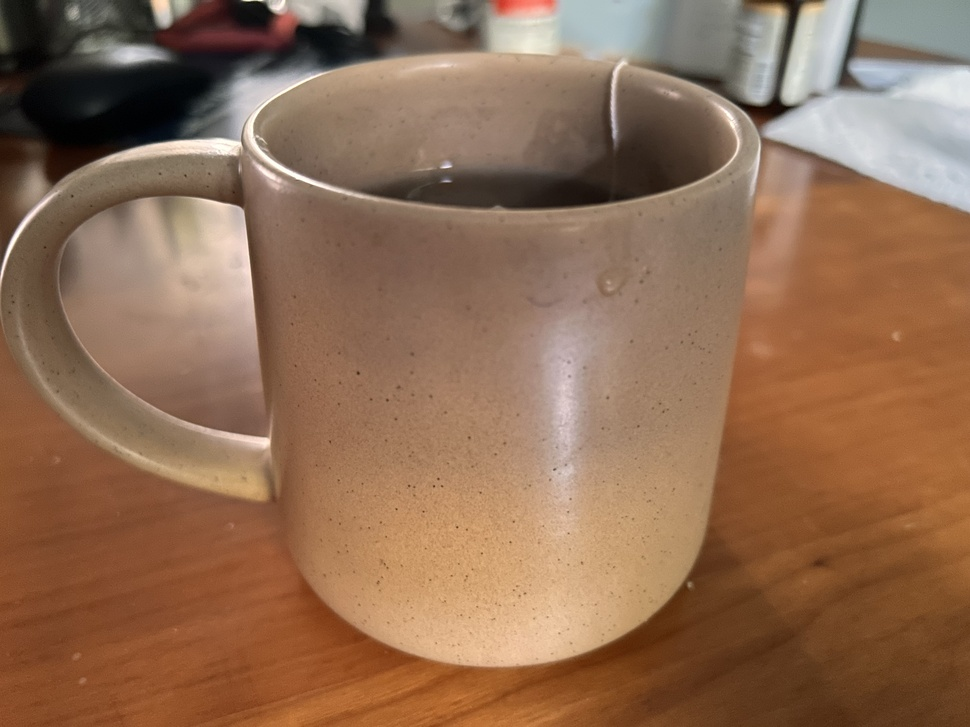
#> input picture backend/images/3/IMG_3704.jpg, 970 x 727 px, shrunk from 4032 x 3024 before the run
$ python compute_image_embeddings_simple.py
#> lines starting #> are read from the running program, lines starting #| are printed output that depends on the picture
import os
import json
import numpy as np
import cv2

# Path to images directory
IMAGES_ROOT = os.path.join(os.path.dirname(__file__), "images")

# Output files
EMBEDDINGS_FILE = os.path.join(os.path.dirname(__file__), "part_image_embeddings.npy")
MAPPING_FILE = os.path.join(os.path.dirname(__file__), "part_image_embeddings_map.json")

# Initialize SIFT detector
sift = cv2.SIFT_create()

def serialize_keypoints(keypoints):
    """Convert cv2.KeyPoint objects to a serializable list of dicts"""
    return [
        {
            'pt': kp.pt,
            'size': kp.size,
            'angle': kp.angle,
            'response': kp.response,
            'octave': kp.octave,
            'class_id': kp.class_id
        }
        for kp in keypoints
    ]

def get_image_features(image_path):
    """Extract SIFT keypoints and descriptors from image"""
    try:
        # Read image
        img = cv2.imread(image_path)
        if img is None:
            print(f"⚠️ Could not read image: {image_path}")
            return None, None

        # Convert to grayscale
        gray = cv2.cvtColor(img, cv2.COLOR_BGR2GRAY)

        # Detect SIFT keypoints and descriptors
        keypoints, descriptors = sift.detectAndCompute(gray, None)

        if descriptors is None or len(keypoints) < 10:
            print(f"⚠️ Insufficient SIFT features found in: {image_path}")
            return None, None

        print(f"✅ Extracted {len(keypoints)} features from {os.path.basename(image_path)}")
        # Serialize keypoints to make them pickleable
        serialized_keypoints = serialize_keypoints(keypoints)
        return serialized_keypoints, descriptors

    except Exception as e:
        print(f"❌ Error processing {image_path}: {e}")
        return None, None

def find_image_files(root_dir):
    """Recursively find all image files in directory and subdirectories"""
#> called with root_dir = 'backend/images'
    image_extensions = ['.jpg', '.jpeg', '.png', '.bmp', '.tiff']
    image_files = []

    for root, dirs, files in os.walk(root_dir):
        for file in files:
            if any(file.lower().endswith(ext) for ext in image_extensions):
                # Get relative path from images root
                rel_path = os.path.relpath(os.path.join(root, file), IMAGES_ROOT)
                image_files.append(rel_path)
#> pass 2 of the loop in find_image_files, `for root, dirs, files in os.walk(root_dir):`:
#> pass 3 of the loop in find_image_files, `for root, dirs, files in os.walk(root_dir):`:
#> the loop made 5 passes; the first 3 are shown

    return image_files

def main():
    print("🔧 Computing image features for spare parts...")

    # Check if images directory exists
    if not os.path.exists(IMAGES_ROOT):
        print(f"❌ Images directory not found: {IMAGES_ROOT}")
        return

    # Get all image files recursively
    image_files = find_image_files(IMAGES_ROOT)

    if not image_files:
        print("❌ No image files found in images directory")
        return

    print(f"📸 Found {len(image_files)} image files")

    features_list = []
    mapping = []

    for rel_path in image_files:
        image_path = os.path.join(IMAGES_ROOT, rel_path)

        # Get features
        keypoints, descriptors = get_image_features(image_path)
#> in get_image_features, img is the input picture: shape (727, 970, 3); mean B, G, R 83.5, 108.6, 143.5
#> in get_image_features, `gray = cv2.cvtColor(img, cv2.COLOR_BGR2GRAY)`:
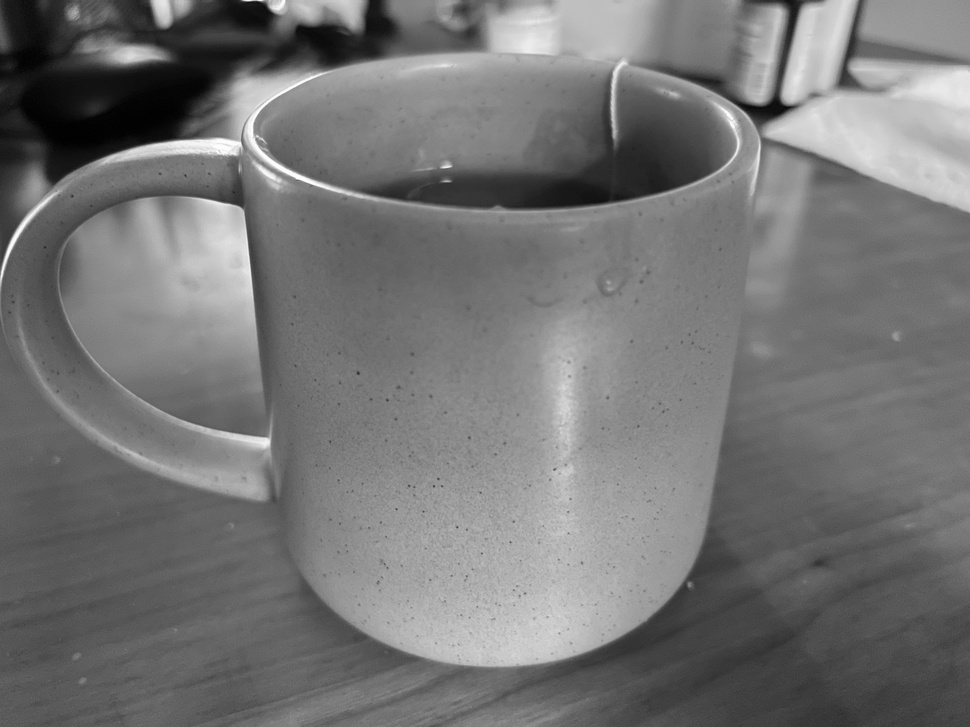
#> gray: shape (727, 970); min 0, max 254, mean 116.2
#> in get_image_features, `keypoints, descriptors = sift.detectAndCompute(gray, None)`: keypoints = 241 keypoints; strongest (x, y, size): (775, 108, 16.7), (325, 43, 31.8), (253, 96, 35.6), (221, 146, 15.3)
#| ✅ Extracted 241 features from IMG_3704.jpg
#> in get_image_features, `serialized_keypoints = serialize_keypoints(keypoints)`: serialized_keypoints = 241 items
#> keypoints = 241 items

        if keypoints is not None and descriptors is not None:
            # Store keypoints and descriptors
            features_dict = {
                'keypoints': keypoints,
                'descriptors': descriptors
            }
            features_list.append(features_dict)

            # Create a simple mapping using filename as material number
            material_number = os.path.splitext(os.path.basename(rel_path))[0]  # Remove extension

            mapping.append({
                'part_id': len(features_list),
                'material_number': material_number,
                'description': f"Part {material_number}",
                'image_path': f"images/{rel_path}",
                'feature_index': len(features_list) - 1
            })
            print(f"✅ Processed: {material_number} ({rel_path})")
        else:
            print(f"❌ Failed to process: {rel_path}")
#> pass 2 of the loop in main, `for rel_path in image_files:`:
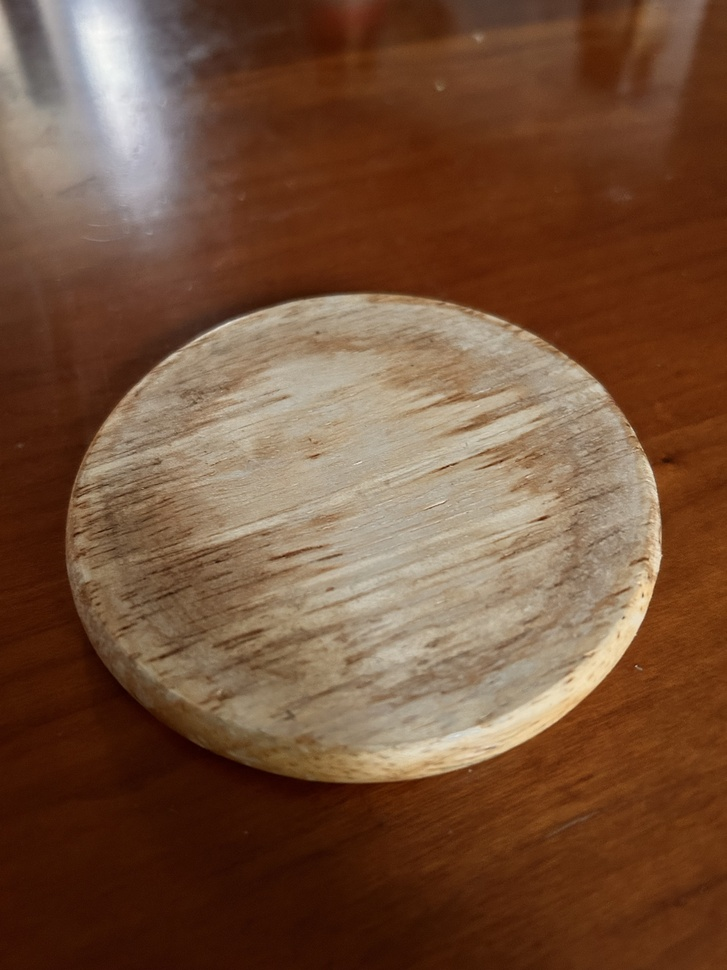
#> input picture backend/images/2/IMG_3705.jpg, 727 x 970 px, shrunk from 3024 x 4032 before the run
#> in get_image_features, img is the input picture: shape (970, 727, 3); mean B, G, R 56.9, 80.5, 115.6
#> in get_image_features (call 2), `gray = cv2.cvtColor(img, cv2.COLOR_BGR2GRAY)`:
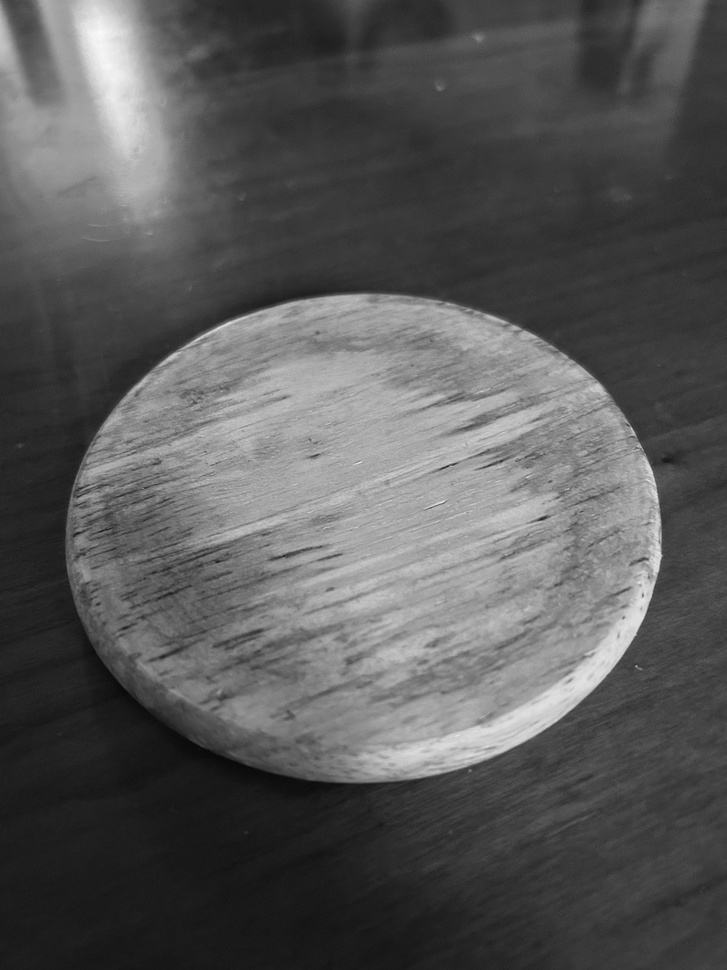
#> gray: shape (970, 727); min 8, max 251, mean 88.3
#> in get_image_features (call 2), `keypoints, descriptors = sift.detectAndCompute(gray, None)`: keypoints = 1008 keypoints; strongest (x, y, size): (542, 519, 2.9), (453, 464, 1.8), (501, 461, 1.9), (633, 433, 3.2)
#| ✅ Extracted 1008 features from IMG_3705.jpg
#> serialized_keypoints = 1008 items
#> pass 3 of the loop in main, `for rel_path in image_files:`:
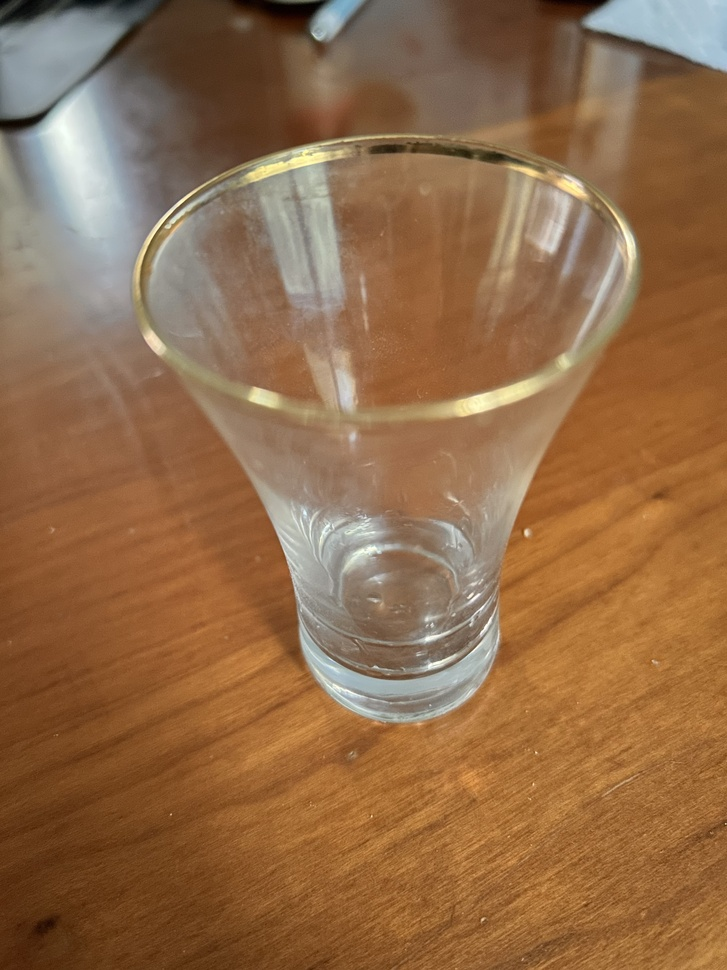
#> input picture backend/images/4/IMG_3703.jpg, 727 x 970 px, shrunk from 3024 x 4032 before the run
#> in get_image_features, img is the input picture: shape (970, 727, 3); mean B, G, R 73.1, 107.2, 145.1
#> in get_image_features (call 3), `gray = cv2.cvtColor(img, cv2.COLOR_BGR2GRAY)`:
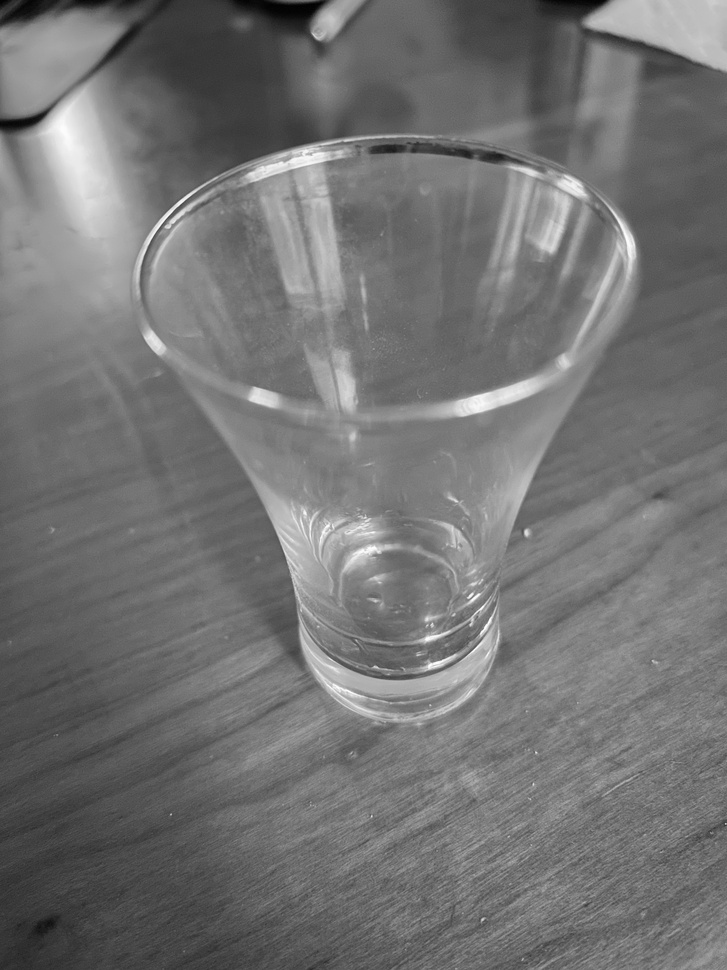
#> gray: shape (970, 727); min 0, max 254, mean 114.7
#> in get_image_features (call 3), `keypoints, descriptors = sift.detectAndCompute(gray, None)`: keypoints = 654 keypoints; strongest (x, y, size): (482, 919, 2), (327, 23, 18.4), (478, 404, 16.9), (526, 532, 4)
#| ✅ Extracted 654 features from IMG_3703.jpg
#> serialized_keypoints = 654 items
#> the loop made 4 passes; the first 3 are shown

    if not features_list:
        print("❌ No valid features generated")
        return

    # Save features as numpy array
    features_array = np.array(features_list, dtype=object)
    np.save(EMBEDDINGS_FILE, features_array)
    print(f"💾 Saved {len(features_list)} feature sets to {EMBEDDINGS_FILE}")

    # Save mapping
    with open(MAPPING_FILE, 'w') as f:
        json.dump(mapping, f, indent=2)
    print(f"💾 Saved mapping to {MAPPING_FILE}")

    print(f"✅ Successfully processed {len(features_list)} images")

    # Test feature matching between first two images
    if len(features_list) > 1:
        print("🧪 Testing feature matching between first two images...")

        # Initialize FLANN matcher
        FLANN_INDEX_KDTREE = 1
        index_params = dict(algorithm=FLANN_INDEX_KDTREE, trees=5)
        search_params = dict(checks=50)
        flann = cv2.FlannBasedMatcher(index_params, search_params)

        # Get features from first two images
        kp1, des1 = features_list[0]['keypoints'], features_list[0]['descriptors']
        kp2, des2 = features_list[1]['keypoints'], features_list[1]['descriptors']

        # Match features
        matches = flann.knnMatch(des1, des2, k=2)

        # Apply Lowe's ratio test
        good_matches = []
        for match_pair in matches:
            if len(match_pair) == 2:
                m, n = match_pair
                if m.distance < 0.7 * n.distance:
                    good_matches.append(m)

        min_keypoints = min(len(kp1), len(kp2))
        match_ratio = len(good_matches) / min_keypoints if min_keypoints > 0 else 0
        similarity = 1 / (1 + np.exp(-10 * (match_ratio - 0.3)))

        print(f"   Match ratio: {match_ratio:.3f}")
        print(f"   Similarity score: {similarity:.3f}")

if __name__ == "__main__":
    main()
